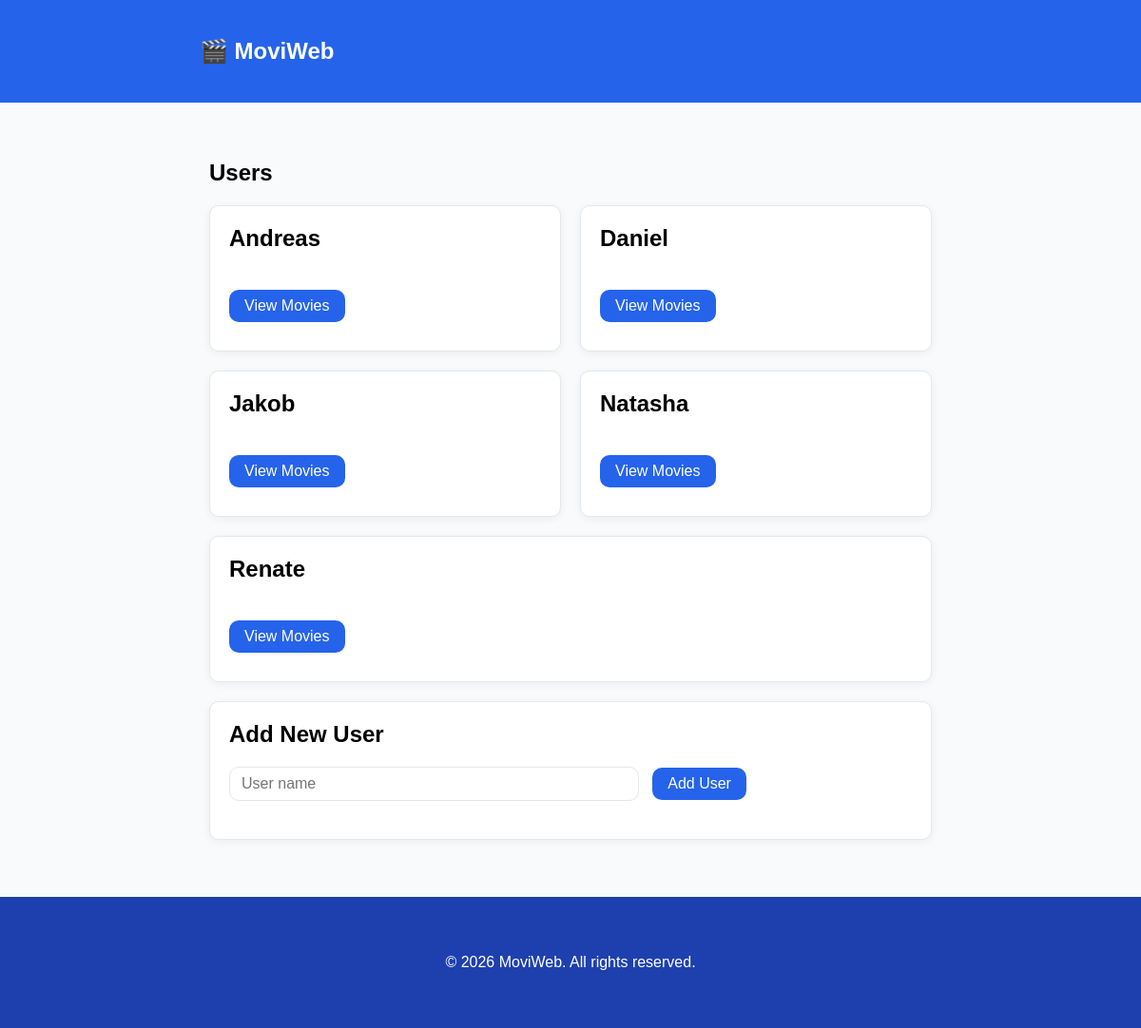
The app's page /, older data.
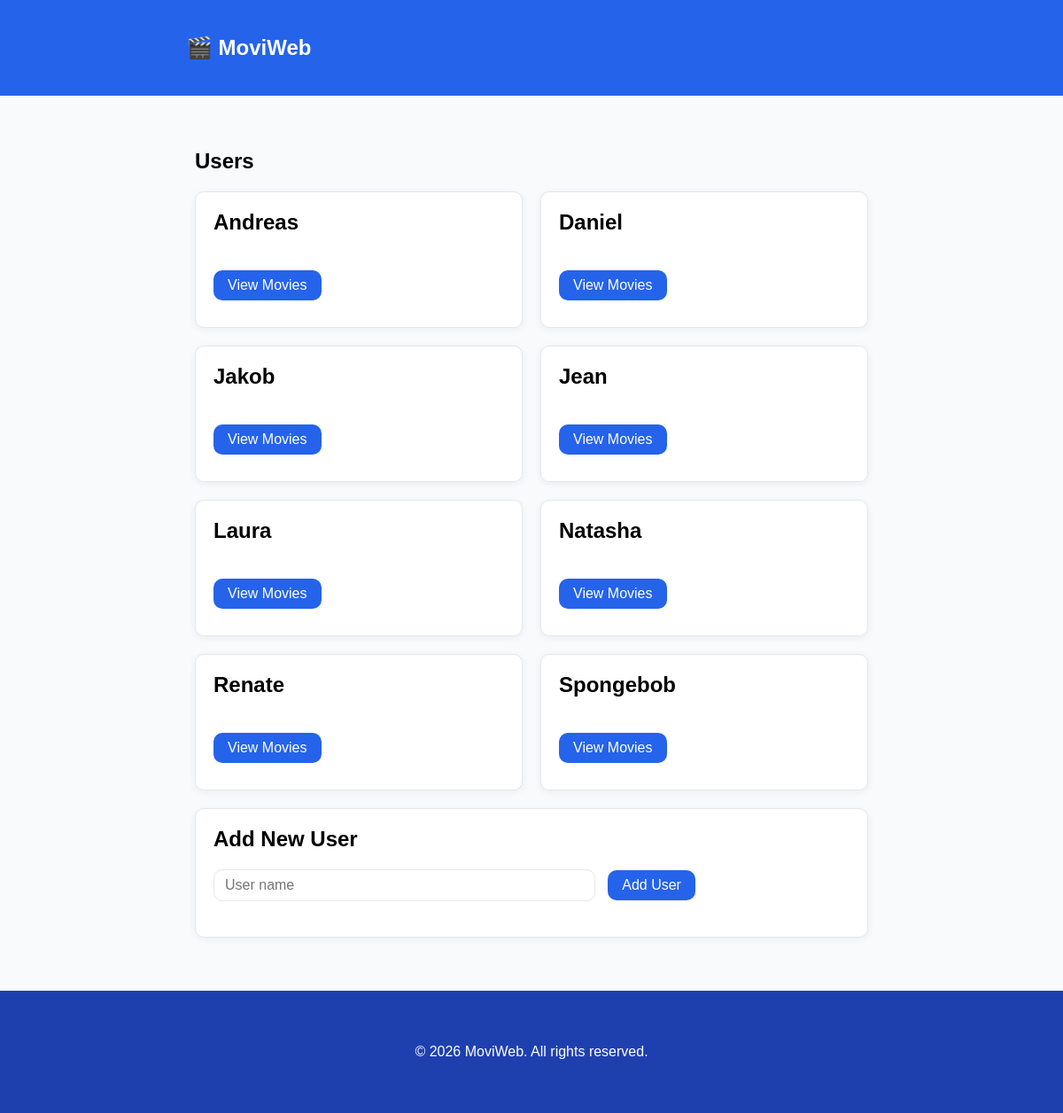
The same page, newer data.
### models.py (models this page shows, shortened)
class User(db.Model):
    id = db.Column(db.Integer, primary_key=True)
    name = db.Column(db.String(300), nullable=False)
    movies = db.relationship("Movie", back_populates="user")

### app.py (the view)
@app.route('/')
def home():
    return list_users()

### app.py (called while the page is built)
@app.route('/users', methods=['GET'])
def list_users():
    users = dm.get_users()
    return render_template('index.html', users=users)

### data_manager.py (called while the page is built)
    def get_users(self):
        users = db.session.execute(db.select(User).order_by(User.name)).scalars().all()
        return users

### templates/index.html
{% extends 'base.html' %}
{% block content %}
<section class="card-list user-list">
  <h1>Users</h1>
  <ul>
    {% for user in users %}
    <li class="card">
      <h2>{{ user.name }}</h2>
      <a
          class="btn"
          href="{{ url_for('get_movies', user_id=user.id) }}"
      >
        View Movies
      </a>
    </li>
    {% endfor %}
  </ul>
</section>
<section class="user-form card">
  <h2><label for="name">Add New User</label></h2>
  <form action="{{ url_for('create_user') }}" method="POST">
    <input required type="text" id="name" name="name" placeholder="User name"/>
    <input class="btn" type="submit" value="Add User"/>
  </form>
</section>
{% endblock %}

Row changes from the older to the newer data that the page shows:
added User: name "Jean"
added User: name "Laura"
added User: name "Spongebob"
